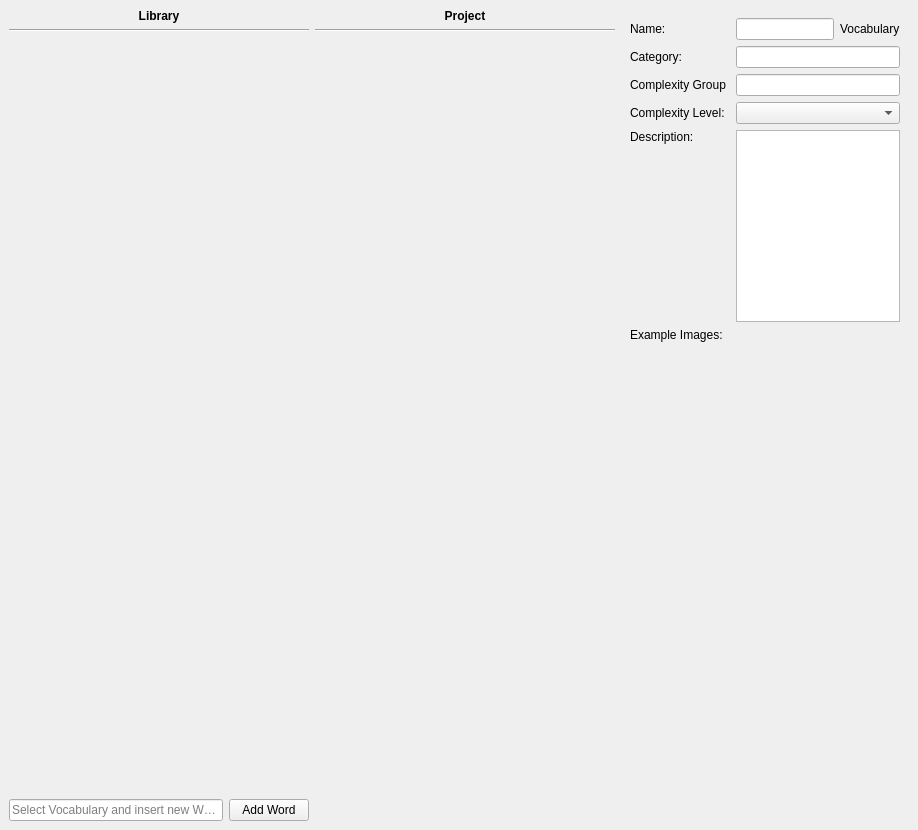
<?xml version="1.0" encoding="UTF-8"?>
<ui version="4.0">
 <class>Form</class>
 <widget class="QWidget" name="Form">
  <property name="geometry">
   <rect>
    <x>0</x>
    <y>0</y>
    <width>918</width>
    <height>830</height>
   </rect>
  </property>
  <property name="windowTitle">
   <string>Form</string>
  </property>
  <layout class="QHBoxLayout" name="horizontalLayout_3">
   <property name="spacing">
    <number>2</number>
   </property>
   <property name="leftMargin">
    <number>0</number>
   </property>
   <property name="topMargin">
    <number>0</number>
   </property>
   <property name="rightMargin">
    <number>0</number>
   </property>
   <property name="bottomMargin">
    <number>0</number>
   </property>
   <item>
    <widget class="QWidget" name="widget" native="true">
     <property name="sizePolicy">
      <sizepolicy hsizetype="Preferred" vsizetype="Preferred">
       <horstretch>0</horstretch>
       <verstretch>0</verstretch>
      </sizepolicy>
     </property>
     <layout class="QHBoxLayout" name="horizontalLayout_2">
      <item>
       <layout class="QVBoxLayout" name="verticalLayout_2">
        <item>
         <widget class="QLabel" name="labelLibrary">
          <property name="sizePolicy">
           <sizepolicy hsizetype="Expanding" vsizetype="Preferred">
            <horstretch>0</horstretch>
            <verstretch>0</verstretch>
           </sizepolicy>
          </property>
          <property name="minimumSize">
           <size>
            <width>300</width>
            <height>0</height>
           </size>
          </property>
          <property name="text">
           <string>&lt;html&gt;&lt;head/&gt;&lt;body&gt;&lt;p align=&quot;center&quot;&gt;&lt;span style=&quot; font-weight:600;&quot;&gt;Library&lt;/span&gt;&lt;/p&gt;&lt;/body&gt;&lt;/html&gt;</string>
          </property>
         </widget>
        </item>
        <item>
         <widget class="Line" name="line">
          <property name="orientation">
           <enum>Qt::Horizontal</enum>
          </property>
         </widget>
        </item>
        <item>
         <widget class="QWidget" name="innerLibrary" native="true">
          <property name="sizePolicy">
           <sizepolicy hsizetype="Preferred" vsizetype="Expanding">
            <horstretch>0</horstretch>
            <verstretch>0</verstretch>
           </sizepolicy>
          </property>
          <layout class="QVBoxLayout" name="verticalLayout_5"/>
         </widget>
        </item>
        <item>
         <layout class="QHBoxLayout" name="horizontalLayout_5">
          <item>
           <widget class="QLineEdit" name="lineEdit_Item">
            <property name="sizePolicy">
             <sizepolicy hsizetype="Expanding" vsizetype="Fixed">
              <horstretch>1</horstretch>
              <verstretch>0</verstretch>
             </sizepolicy>
            </property>
            <property name="placeholderText">
             <string>Select Vocabulary and insert new Word</string>
            </property>
           </widget>
          </item>
          <item>
           <widget class="QPushButton" name="btn_addItem">
            <property name="text">
             <string>Add Word</string>
            </property>
           </widget>
          </item>
         </layout>
        </item>
       </layout>
      </item>
      <item>
       <layout class="QVBoxLayout" name="verticalLayout">
        <item>
         <widget class="QLabel" name="labelProject">
          <property name="sizePolicy">
           <sizepolicy hsizetype="Expanding" vsizetype="Preferred">
            <horstretch>0</horstretch>
            <verstretch>0</verstretch>
           </sizepolicy>
          </property>
          <property name="minimumSize">
           <size>
            <width>300</width>
            <height>0</height>
           </size>
          </property>
          <property name="text">
           <string>&lt;html&gt;&lt;head/&gt;&lt;body&gt;&lt;p align=&quot;center&quot;&gt;&lt;span style=&quot; font-weight:600;&quot;&gt;Project&lt;/span&gt;&lt;/p&gt;&lt;/body&gt;&lt;/html&gt;</string>
          </property>
         </widget>
        </item>
        <item>
         <widget class="Line" name="line_2">
          <property name="orientation">
           <enum>Qt::Horizontal</enum>
          </property>
         </widget>
        </item>
        <item>
         <widget class="QWidget" name="innerProject" native="true">
          <property name="sizePolicy">
           <sizepolicy hsizetype="Preferred" vsizetype="Expanding">
            <horstretch>0</horstretch>
            <verstretch>0</verstretch>
           </sizepolicy>
          </property>
          <layout class="QVBoxLayout" name="verticalLayout_3"/>
         </widget>
        </item>
       </layout>
      </item>
      <item>
       <widget class="QWidget" name="widget_2" native="true">
        <property name="sizePolicy">
         <sizepolicy hsizetype="Expanding" vsizetype="Preferred">
          <horstretch>1</horstretch>
          <verstretch>0</verstretch>
         </sizepolicy>
        </property>
        <property name="maximumSize">
         <size>
          <width>500</width>
          <height>16777215</height>
         </size>
        </property>
        <layout class="QVBoxLayout" name="verticalLayout_4">
         <item>
          <layout class="QGridLayout" name="gridLayout">
           <item row="0" column="1">
            <layout class="QHBoxLayout" name="horizontalLayout_4">
             <item>
              <widget class="QLineEdit" name="lineEditName"/>
             </item>
             <item>
              <widget class="QLabel" name="lblType">
               <property name="text">
                <string>Vocabulary</string>
               </property>
              </widget>
             </item>
            </layout>
           </item>
           <item row="1" column="1">
            <widget class="QLineEdit" name="lineEditCategory"/>
           </item>
           <item row="0" column="0">
            <widget class="QLabel" name="label">
             <property name="minimumSize">
              <size>
               <width>100</width>
               <height>0</height>
              </size>
             </property>
             <property name="text">
              <string>Name:</string>
             </property>
            </widget>
           </item>
           <item row="1" column="0">
            <widget class="QLabel" name="label_4">
             <property name="text">
              <string>Category:</string>
             </property>
            </widget>
           </item>
           <item row="4" column="1">
            <widget class="QPlainTextEdit" name="textEditDescription">
             <property name="sizePolicy">
              <sizepolicy hsizetype="Expanding" vsizetype="Maximum">
               <horstretch>0</horstretch>
               <verstretch>0</verstretch>
              </sizepolicy>
             </property>
             <property name="maximumSize">
              <size>
               <width>16777215</width>
               <height>300</height>
              </size>
             </property>
            </widget>
           </item>
           <item row="3" column="0">
            <widget class="QLabel" name="label_5">
             <property name="text">
              <string>Complexity Level:</string>
             </property>
            </widget>
           </item>
           <item row="3" column="1">
            <widget class="QComboBox" name="comboBoxComplexity"/>
           </item>
           <item row="4" column="0">
            <widget class="QLabel" name="label_2">
             <property name="minimumSize">
              <size>
               <width>100</width>
               <height>0</height>
              </size>
             </property>
             <property name="text">
              <string>Description:</string>
             </property>
             <property name="alignment">
              <set>Qt::AlignLeading|Qt::AlignLeft|Qt::AlignTop</set>
             </property>
            </widget>
           </item>
           <item row="2" column="0">
            <widget class="QLabel" name="label_6">
             <property name="text">
              <string>Complexity Group</string>
             </property>
            </widget>
           </item>
           <item row="2" column="1">
            <widget class="QLineEdit" name="lineEditComplexityGroup"/>
           </item>
          </layout>
         </item>
         <item>
          <widget class="QLabel" name="label_3">
           <property name="text">
            <string>Example Images:</string>
           </property>
          </widget>
         </item>
         <item>
          <widget class="QWidget" name="widgetImageContainer" native="true">
           <property name="sizePolicy">
            <sizepolicy hsizetype="Preferred" vsizetype="Expanding">
             <horstretch>0</horstretch>
             <verstretch>0</verstretch>
            </sizepolicy>
           </property>
          </widget>
         </item>
        </layout>
       </widget>
      </item>
     </layout>
    </widget>
   </item>
  </layout>
 </widget>
 <resources/>
 <connections/>
</ui>
